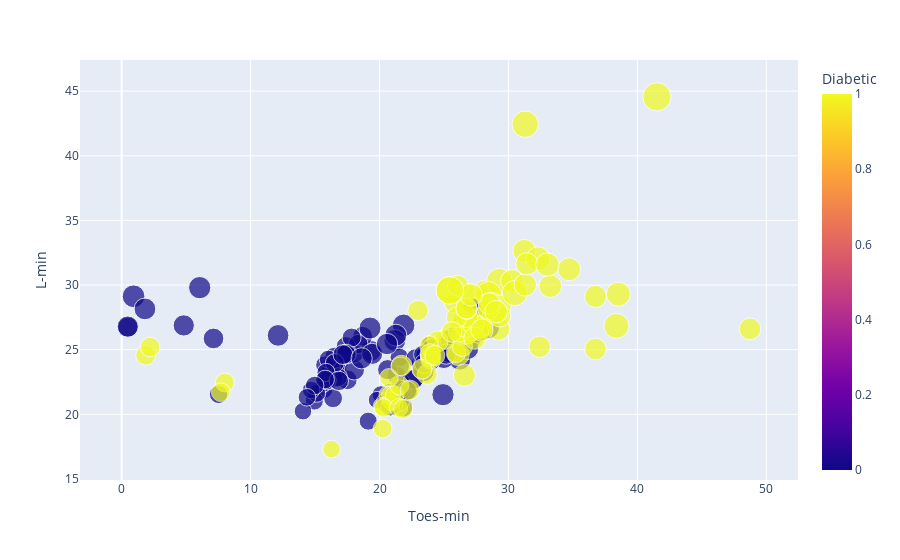
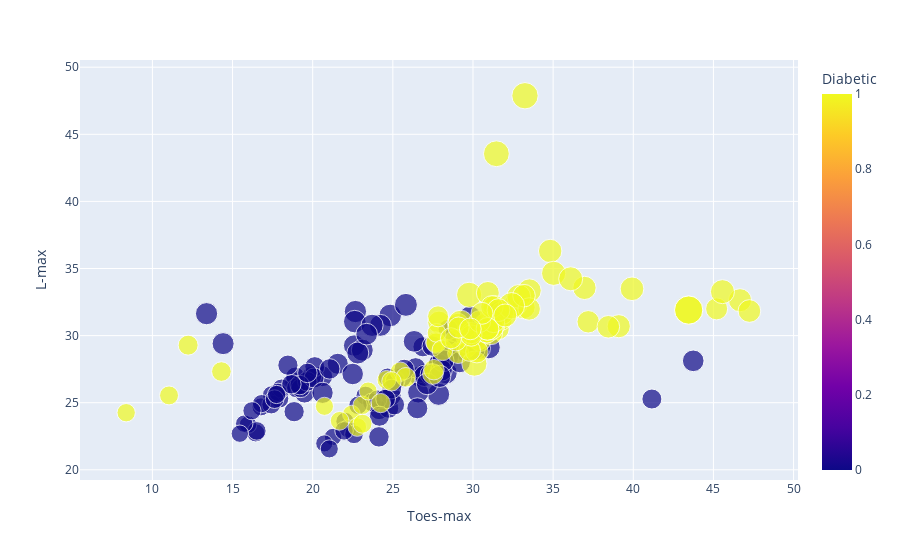

The cell these charts' notebook holds for them, in order:
### Markdown cell above
### SCATTER PLOT

### Code cell
import plotly.express as px
fig = px.scatter(data, x="Toes-mean", y="L-mean", color="Diabetic", size="D1-mean",
                 hover_data=[explainedColumnName])
fig.show(renderer="browser")

fig = px.scatter(data, x="Toes-min", y="L-min", color="Diabetic", size="D1-min",
                 hover_data=[explainedColumnName])
fig.show()
fig.show(renderer="browser")

fig = px.scatter(data, x="Toes-max", y="L-max", color="Diabetic", size="D1-max",
                 hover_data=[explainedColumnName])
fig.show()

fig.show(renderer="browser")

### Figure 1 — Plotly figure (JSON) as saved in the notebook; plotly's stock layout.template omitted (floating-point values rounded to 4 significant figures; data arrays with more than 128 entries replaced by an {"elided": "..."} marker saying what was removed)
{"data": [{"customdata": {"elided": "190x1 float values"}, "hovertemplate": "Toes-min=%{x}<br>L-min=%{y}<br>D1-min=%{marker.size}<br>Diabetic=%{marker.color}<extra></extra>", "legendgroup": "", "marker": {"color": {"elided": "190 float values"}, "coloraxis": "coloraxis", "size": {"elided": "190 float values"}, "sizemode": "area", "sizeref": 0.1158, "symbol": "circle"}, "mode": "markers", "name": "", "orientation": "v", "showlegend": false, "x": {"elided": "190 float values"}, "xaxis": "x", "y": {"elided": "190 float values"}, "yaxis": "y", "type": "scatter"}], "layout": {"xaxis": {"anchor": "y", "domain": [0.0, 1.0], "title": {"text": "Toes-min"}}, "yaxis": {"anchor": "x", "domain": [0.0, 1.0], "title": {"text": "L-min"}}, "coloraxis": {"colorbar": {"title": {"text": "Diabetic"}}, "colorscale": [[0.0, "#0d0887"], [0.1111, "#46039f"], [0.2222, "#7201a8"], [0.3333, "#9c179e"], [0.4444, "#bd3786"], [0.5556, "#d8576b"], [0.6667, "#ed7953"], [0.7778, "#fb9f3a"], [0.8889, "#fdca26"], [1.0, "#f0f921"]]}, "legend": {"tracegroupgap": 0, "itemsizing": "constant"}, "margin": {"t": 60}}}

### Figure 2 — Plotly figure (JSON) as saved in the notebook; plotly's stock layout.template omitted (floating-point values rounded to 4 significant figures; data arrays with more than 128 entries replaced by an {"elided": "..."} marker saying what was removed)
{"data": [{"customdata": {"elided": "190x1 float values"}, "hovertemplate": "Toes-max=%{x}<br>L-max=%{y}<br>D1-max=%{marker.size}<br>Diabetic=%{marker.color}<extra></extra>", "legendgroup": "", "marker": {"color": {"elided": "190 float values"}, "coloraxis": "coloraxis", "size": {"elided": "190 float values"}, "sizemode": "area", "sizeref": 0.1217, "symbol": "circle"}, "mode": "markers", "name": "", "orientation": "v", "showlegend": false, "x": {"elided": "190 float values"}, "xaxis": "x", "y": {"elided": "190 float values"}, "yaxis": "y", "type": "scatter"}], "layout": {"xaxis": {"anchor": "y", "domain": [0.0, 1.0], "title": {"text": "Toes-max"}}, "yaxis": {"anchor": "x", "domain": [0.0, 1.0], "title": {"text": "L-max"}}, "coloraxis": {"colorbar": {"title": {"text": "Diabetic"}}, "colorscale": [[0.0, "#0d0887"], [0.1111, "#46039f"], [0.2222, "#7201a8"], [0.3333, "#9c179e"], [0.4444, "#bd3786"], [0.5556, "#d8576b"], [0.6667, "#ed7953"], [0.7778, "#fb9f3a"], [0.8889, "#fdca26"], [1.0, "#f0f921"]]}, "legend": {"tracegroupgap": 0, "itemsizing": "constant"}, "margin": {"t": 60}}}
